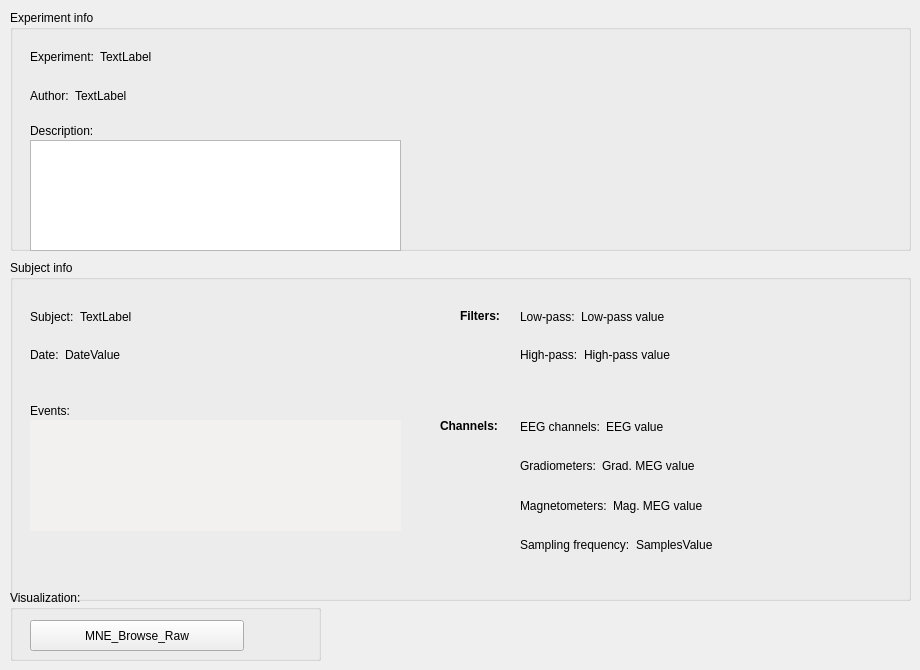
            <widget class="QWidget" name="tabRaw">
             <attribute name="title">
              <string>Info</string>
             </attribute>
             <widget class="QGroupBox" name="groupBoxExperiment">
              <property name="geometry">
               <rect>
                <x>10</x>
                <y>10</y>
                <width>901</width>
                <height>241</height>
               </rect>
              </property>
              <property name="title">
               <string>Experiment info</string>
              </property>
              <widget class="QWidget" name="verticalLayoutWidget_3">
               <property name="geometry">
                <rect>
                 <x>20</x>
                 <y>40</y>
                 <width>371</width>
                 <height>71</height>
                </rect>
               </property>
               <layout class="QVBoxLayout" name="verticalLayout_4">
                <item>
                 <layout class="QFormLayout" name="formLayout_4">
                  <item row="0" column="0">
                   <widget class="QLabel" name="labelExperiment">
                    <property name="text">
                     <string>Experiment:</string>
                    </property>
                   </widget>
                  </item>
                  <item row="0" column="1">
                   <widget class="QLabel" name="labelExperimentName">
                    <property name="text">
                     <string>TextLabel</string>
                    </property>
                   </widget>
                  </item>
                 </layout>
                </item>
                <item>
                 <layout class="QFormLayout" name="formLayout_5">
                  <item row="0" column="0">
                   <widget class="QLabel" name="labelAuthor">
                    <property name="text">
                     <string>Author:</string>
                    </property>
                   </widget>
                  </item>
                  <item row="0" column="1">
                   <widget class="QLabel" name="labelAuthorName">
                    <property name="text">
                     <string>TextLabel</string>
                    </property>
                   </widget>
                  </item>
                 </layout>
                </item>
               </layout>
              </widget>
              <widget class="QLabel" name="labelDescription">
               <property name="geometry">
                <rect>
                 <x>20</x>
                 <y>110</y>
                 <width>79</width>
                 <height>21</height>
                </rect>
               </property>
               <property name="text">
                <string>Description:</string>
               </property>
              </widget>
              <widget class="QTextBrowser" name="textBrowserExperimentDescription">
               <property name="geometry">
                <rect>
                 <x>20</x>
                 <y>130</y>
                 <width>371</width>
                 <height>111</height>
                </rect>
               </property>
              </widget>
             </widget>
             <widget class="QGroupBox" name="groupBoxSubject">
              <property name="geometry">
               <rect>
                <x>10</x>
                <y>260</y>
                <width>901</width>
                <height>341</height>
               </rect>
              </property>
              <property name="title">
               <string>Subject info</string>
              </property>
              <widget class="QWidget" name="verticalLayoutWidget">
               <property name="geometry">
                <rect>
                 <x>20</x>
                 <y>40</y>
                 <width>371</width>
                 <height>71</height>
                </rect>
               </property>
               <layout class="QVBoxLayout" name="verticalLayout_5">
                <item>
                 <layout class="QHBoxLayout" name="horizontalLayout_3">
                  <item>
                   <widget class="QLabel" name="labelSubject">
                    <property name="text">
                     <string>Subject:</string>
                    </property>
                   </widget>
                  </item>
                  <item>
                   <widget class="QLabel" name="labelSubjectValue">
                    <property name="sizePolicy">
                     <sizepolicy hsizetype="Expanding" vsizetype="Preferred">
                      <horstretch>0</horstretch>
                      <verstretch>0</verstretch>
                     </sizepolicy>
                    </property>
                    <property name="text">
                     <string>TextLabel</string>
                    </property>
                   </widget>
                  </item>
                 </layout>
                </item>
                <item>
                 <layout class="QHBoxLayout" name="horizontalLayout_22">
                  <item>
                   <widget class="QLabel" name="labelDate">
                    <property name="text">
                     <string>Date:</string>
                    </property>
                   </widget>
                  </item>
                  <item>
                   <widget class="QLabel" name="labelDateValue">
                    <property name="sizePolicy">
                     <sizepolicy hsizetype="Expanding" vsizetype="Preferred">
                      <horstretch>0</horstretch>
                      <verstretch>0</verstretch>
                     </sizepolicy>
                    </property>
                    <property name="text">
                     <string>DateValue</string>
                    </property>
                   </widget>
                  </item>
                 </layout>
                </item>
               </layout>
              </widget>
              <widget class="QWidget" name="layoutWidget_7">
               <property name="geometry">
                <rect>
                 <x>510</x>
                 <y>150</y>
                 <width>371</width>
                 <height>151</height>
                </rect>
               </property>
               <layout class="QVBoxLayout" name="verticalLayout_8">
                <item>
                 <layout class="QHBoxLayout" name="horizontalLayout_6">
                  <item>
                   <widget class="QLabel" name="labelEEG">
                    <property name="text">
                     <string>EEG channels:</string>
                    </property>
                   </widget>
                  </item>
                  <item>
                   <widget class="QLabel" name="labelEEGValue">
                    <property name="sizePolicy">
                     <sizepolicy hsizetype="Expanding" vsizetype="Preferred">
                      <horstretch>0</horstretch>
                      <verstretch>0</verstretch>
                     </sizepolicy>
                    </property>
                    <property name="text">
                     <string>EEG value</string>
                    </property>
                   </widget>
                  </item>
                 </layout>
                </item>
                <item>
                 <layout class="QHBoxLayout" name="horizontalLayout_7">
                  <item>
                   <widget class="QLabel" name="labelGradMEG">
                    <property name="text">
                     <string>Gradiometers:</string>
                    </property>
                   </widget>
                  </item>
                  <item>
                   <widget class="QLabel" name="labelGradMEGValue">
                    <property name="sizePolicy">
                     <sizepolicy hsizetype="Expanding" vsizetype="Preferred">
                      <horstretch>0</horstretch>
                      <verstretch>0</verstretch>
                     </sizepolicy>
                    </property>
                    <property name="text">
                     <string>Grad. MEG value</string>
                    </property>
                   </widget>
                  </item>
                 </layout>
                </item>
                <item>
                 <layout class="QHBoxLayout" name="horizontalLayout_8">
                  <item>
                   <widget class="QLabel" name="labelMagMEG">
                    <property name="text">
                     <string>Magnetometers:</string>
                    </property>
                   </widget>
                  </item>
                  <item>
                   <widget class="QLabel" name="labelMagMEGValue">
                    <property name="sizePolicy">
                     <sizepolicy hsizetype="Expanding" vsizetype="Preferred">
                      <horstretch>0</horstretch>
                      <verstretch>0</verstretch>
                     </sizepolicy>
                    </property>
                    <property name="text">
                     <string>Mag. MEG value</string>
                    </property>
                   </widget>
                  </item>
                 </layout>
                </item>
                <item>
                 <layout class="QHBoxLayout" name="horizontalLayout_9">
                  <item>
                   <widget class="QLabel" name="labelSamples">
                    <property name="text">
                     <string>Sampling frequency:</string>
                    </property>
                   </widget>
                  </item>
                  <item>
                   <widget class="QLabel" name="labelSamplesValue">
                    <property name="sizePolicy">
                     <sizepolicy hsizetype="Expanding" vsizetype="Preferred">
                      <horstretch>0</horstretch>
                      <verstretch>0</verstretch>
                     </sizepolicy>
                    </property>
                    <property name="text">
                     <string>SamplesValue</string>
                    </property>
                   </widget>
                  </item>
                 </layout>
                </item>
               </layout>
              </widget>
              <widget class="QWidget" name="layoutWidget_6">
               <property name="geometry">
                <rect>
                 <x>510</x>
                 <y>40</y>
                 <width>371</width>
                 <height>71</height>
                </rect>
               </property>
               <layout class="QVBoxLayout" name="verticalLayout_7">
                <item>
                 <layout class="QHBoxLayout" name="horizontalLayout_4">
                  <item>
                   <widget class="QLabel" name="labelLow">
                    <property name="lineWidth">
                     <number>1</number>
                    </property>
                    <property name="text">
                     <string>Low-pass:</string>
                    </property>
                    <property name="scaledContents">
                     <bool>true</bool>
                    </property>
                   </widget>
                  </item>
                  <item>
                   <widget class="QLabel" name="labelLowValue">
                    <property name="sizePolicy">
                     <sizepolicy hsizetype="Expanding" vsizetype="Preferred">
                      <horstretch>0</horstretch>
                      <verstretch>0</verstretch>
                     </sizepolicy>
                    </property>
                    <property name="text">
                     <string>Low-pass value</string>
                    </property>
                   </widget>
                  </item>
                 </layout>
                </item>
                <item>
                 <layout class="QHBoxLayout" name="horizontalLayout_5">
                  <item>
                   <widget class="QLabel" name="labelHigh">
                    <property name="text">
                     <string>High-pass:</string>
                    </property>
                   </widget>
                  </item>
                  <item>
                   <widget class="QLabel" name="labelHighValue">
                    <property name="sizePolicy">
                     <sizepolicy hsizetype="Expanding" vsizetype="Preferred">
                      <horstretch>0</horstretch>
                      <verstretch>0</verstretch>
                     </sizepolicy>
                    </property>
                    <property name="text">
                     <string>High-pass value</string>
                    </property>
                   </widget>
                  </item>
                 </layout>
                </item>
               </layout>
              </widget>
              <widget class="QLabel" name="labelChannels">
               <property name="geometry">
                <rect>
                 <x>430</x>
                 <y>150</y>
                 <width>81</width>
                 <height>31</height>
                </rect>
               </property>
               <property name="font">
                <font>
                 <weight>75</weight>
                 <bold>true</bold>
                </font>
               </property>
               <property name="text">
                <string>Channels:</string>
               </property>
              </widget>
              <widget class="QLabel" name="labelFilters">
               <property name="geometry">
                <rect>
                 <x>450</x>
                 <y>40</y>
                 <width>61</width>
                 <height>31</height>
                </rect>
               </property>
               <property name="font">
                <font>
                 <weight>75</weight>
                 <bold>true</bold>
                </font>
               </property>
               <property name="text">
                <string>Filters:</string>
               </property>
              </widget>
              <widget class="QTextBrowser" name="textBrowserEvents">
               <property name="geometry">
                <rect>
                 <x>20</x>
                 <y>160</y>
                 <width>371</width>
                 <height>111</height>
                </rect>
               </property>
               <property name="palette">
                <palette>
                 <active>
                  <colorrole role="Base">
                   <brush brushstyle="SolidPattern">
                    <color alpha="255">
                     <red>242</red>
                     <green>241</green>
                     <blue>240</blue>
                    </color>
                   </brush>
                  </colorrole>
                 </active>
                 <inactive>
                  <colorrole role="Base">
                   <brush brushstyle="SolidPattern">
                    <color alpha="255">
                     <red>242</red>
                     <green>241</green>
                     <blue>240</blue>
                    </color>
                   </brush>
                  </colorrole>
                 </inactive>
                 <disabled>
                  <colorrole role="Base">
                   <brush brushstyle="SolidPattern">
                    <color alpha="255">
                     <red>255</red>
                     <green>255</green>
                     <blue>255</blue>
                    </color>
                   </brush>
                  </colorrole>
                 </disabled>
                </palette>
               </property>
               <property name="frameShape">
                <enum>QFrame::NoFrame</enum>
               </property>
              </widget>
              <widget class="QLabel" name="labelEvents">
               <property name="geometry">
                <rect>
                 <x>20</x>
                 <y>140</y>
                 <width>66</width>
                 <height>21</height>
                </rect>
               </property>
               <property name="text">
                <string>Events:</string>
               </property>
              </widget>
             </widget>
             <widget class="QGroupBox" name="groupBoxVisualization">
              <property name="geometry">
               <rect>
                <x>10</x>
                <y>590</y>
                <width>311</width>
                <height>71</height>
               </rect>
              </property>
              <property name="title">
               <string>Visualization:</string>
              </property>
              <widget class="QPushButton" name="pushButtonMNE_Browse_Raw">
               <property name="geometry">
                <rect>
                 <x>20</x>
                 <y>30</y>
                 <width>214</width>
                 <height>31</height>
                </rect>
               </property>
               <property name="text">
                <string>MNE_Browse_Raw</string>
               </property>
              </widget>
             </widget>
            </widget>
